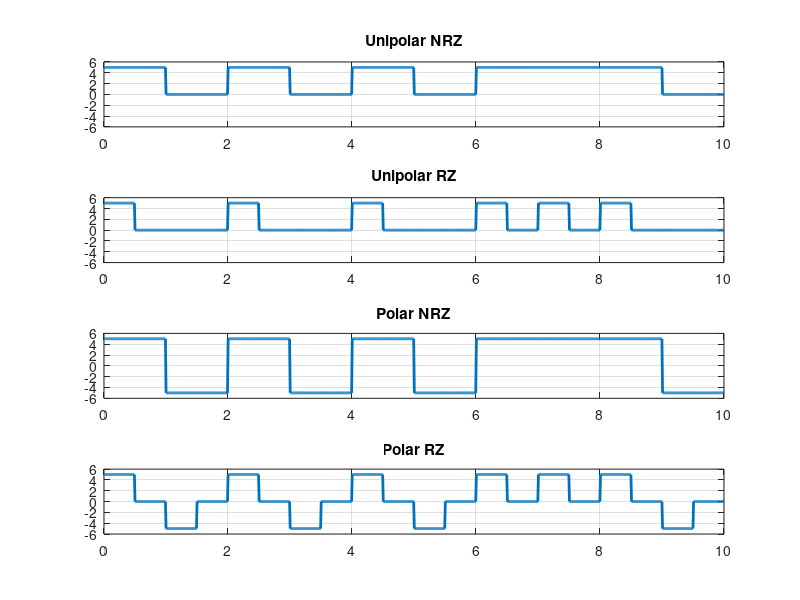
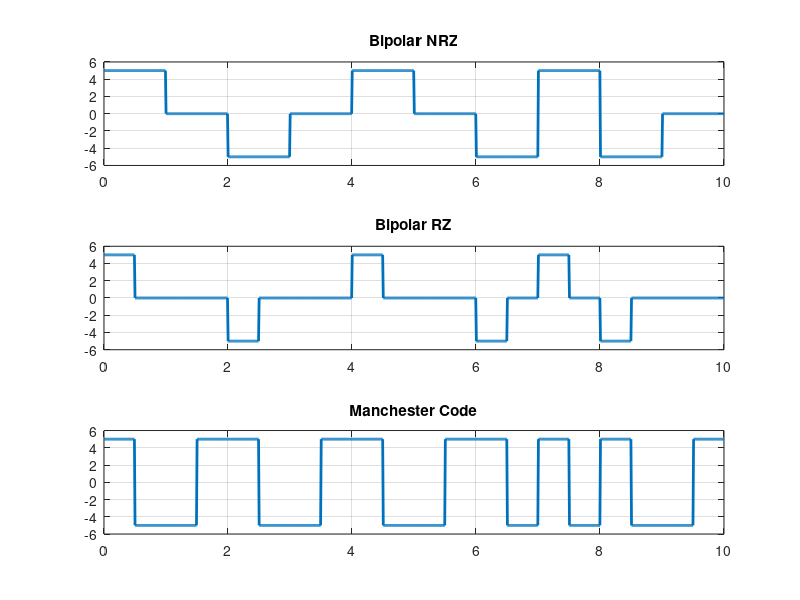

Write MATLAB code to recreate these figures, in order.
N=10;
a=floor(2*rand(1,N));
A=5;
Tb=1;
fs=100;

%Unipolar NRZ
U=[];
for k=1:N
    U=[U A*a(k)*ones(1,fs)];
end

%Unipolar RZ
U_rz=[];
for k=1:N
    c=ones(1,fs/2);
    b=zeros(1,fs/2);
    p=[c b];
    U_rz=[U_rz A*a(k)*p];
end

%Polar NRZ
P=[];
for k=1:N
    P=[P ((-1)^(a(k)+1))*A*ones(1,fs)];
end

%Polar RZ
P_rz=[];
for k=1:N
    c=ones(1,fs/2);
    b=zeros(1,fs/2);
    p=[c b];
    P_rz=[P_rz ((-1)^(a(k)+1))*A*p];
end

%Bipolar NRZ
B=[];
count=-1;
for k=1:N
    if a(k)==1
        if count==-1
            B=[B A*a(k)*ones(1,fs)];
            count=1;
        else
            B=[B -A*a(k)*ones(1,fs)];
            count=-1;
        end
    else
        B=[B A*a(k)*ones(1,fs)];
    end
end

%Bipolar RZ
B_rz=[];
count=-1;
for k=1:N
    if a(k)==1
        if count==-1
            B_rz=[B_rz A*a(k)*ones(1,fs/2) zeros(1,fs/2)];
            count=1;
        else
            B_rz=[B_rz -A*a(k)*ones(1,fs/2) zeros(1,fs/2)];
            count=-1;
        end
    else
        B_rz=[B_rz A*a(k)*ones(1,fs)];
    end
end

%Manchster Code
M=[];
for k=1:N
    c=ones(1,fs/2);
    b=-1*ones(1,fs/2);
    p=[c b];
    M=[M ((-1)^(a(k)+1))*A*p];
end
    
T=linspace(0,N*Tb,length(U));

figure(1);

subplot(4,1,1);
plot(T,U,'LineWidth',2);
axis([0 N*Tb -6 6]);
title('Unipolar NRZ');
grid on;

subplot(4,1,2);
plot(T,U_rz,'LineWidth',2);
axis([0 N*Tb -6 6]);
title('Unipolar RZ');
grid on;

subplot(4,1,3);
plot(T,P,'LineWidth',2);
axis([0 N*Tb -6 6]);
title('Polar NRZ');
grid on;

subplot(4,1,4);
plot(T,P_rz,'LineWidth',2);
axis([0 N*Tb -6 6]);
title('Polar RZ');
grid on;

figure(2);

subplot(3,1,1);
plot(T,B,'LineWidth',2);
axis([0 N*Tb -6 6]);
title('Bipolar NRZ');
grid on;

subplot(3,1,2);
plot(T,B_rz,'LineWidth',2);
axis([0 N*Tb -6 6]);
title('Bipolar RZ');
grid on;

subplot(3,1,3);
plot(T,M,'LineWidth',2);
axis([0 N*Tb -6 6]);
title('Manchester Code');
grid on;
